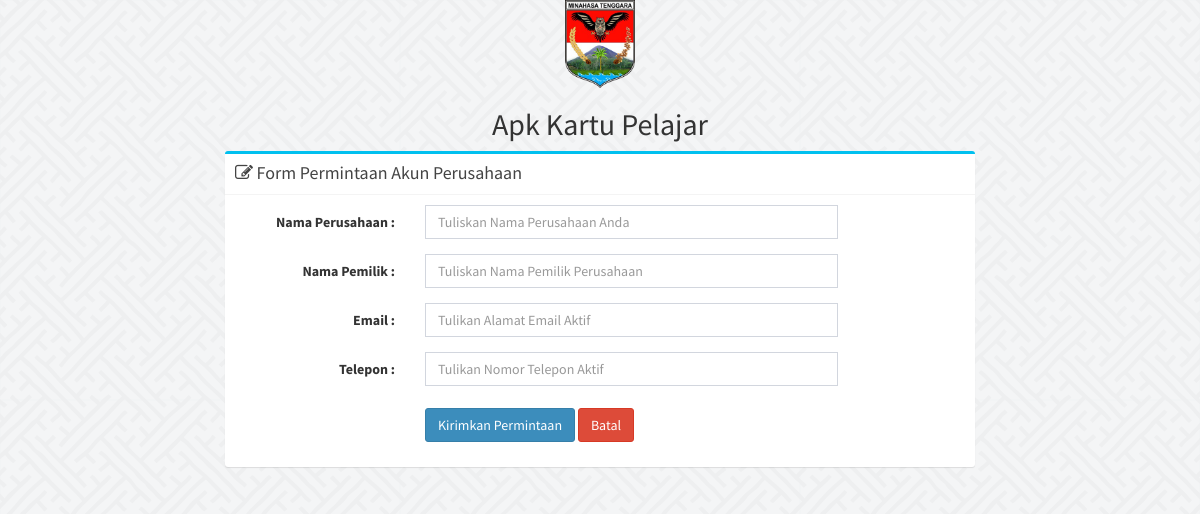
/register.php, run on the app's committed database.
### tables this page shows
CREATE TABLE IF NOT EXISTS `identitas` (
`id` int(11) NOT NULL,
  `gambar` varchar(225) NOT NULL,
  `title` varchar(225) NOT NULL,
  `sekolah` varchar(225) NOT NULL,
  `kepsek` varchar(225) NOT NULL,
  `nip` varchar(225) NOT NULL,
  `jln` varchar(225) NOT NULL,
  `kel` varchar(225) NOT NULL,
  `kec` varchar(225) NOT NULL,
  `kab` varchar(225) NOT NULL,
  `prov` varchar(225) NOT NULL,
  `pos` varchar(225) NOT NULL,
  `telp` varchar(225) NOT NULL,
  `hp` varchar(225) NOT NULL,
  `email` varchar(225) NOT NULL,
  `web` varchar(225) NOT NULL
);

### register.php (the view, shortened to what this page needs)
<?php
  include "config/koneksi.php";
?>
<!DOCTYPE html>
<html>
  <head>
    <?php $r=mysqli_fetch_array(mysqli_query($koneksi, "SELECT * FROM identitas WHERE id = '1'")); ?>
    <link rel="stylesheet" href="bootstrap/css/bootstrap.min.css">
    <link rel="stylesheet" href="https://cdnjs.cloudflare.com/ajax/libs/font-awesome/4.5.0/css/font-awesome.min.css">
    <link rel="stylesheet" href="https://cdnjs.cloudflare.com/ajax/libs/ionicons/2.0.1/css/ionicons.min.css">
    <link rel="stylesheet" href="dist/css/AdminLTE.min.css">
    <link rel="stylesheet" href="plugins/iCheck/square/blue.css">
  </head>
  <body class="hold-transition login-page" style="background-image: url('img/bg1.png');">
  <div class="container">
    <div class="row">
      <div class="col-lg-8">
      <center><img src="img/<?php echo "$r[gambar]";?>" width="70px"><br><h2><?php echo "$r[title]";?></h2></center>
        <div class="box box-info">
            <div class="box-header with-border">
              <h3 class="box-title"><i class="fa fa-edit"></i> Form Permintaan Akun Perusahaan</h3>
            </div>
            <form class="form-horizontal" action="aksi-reg.php" method="post">
              <div class="box-body">
                <div class="form-group">
                  <label for="inputEmail3" class="col-sm-3 control-label">Nama Perusahaan :</label>
                  <div class="col-sm-7">
                    <input type="text" class="form-control" placeholder="Tuliskan Nama Perusahaan Anda" name="a" required="">
                  </div>
                </div>
                <div class="form-group">
                  <label for="inputEmail3" class="col-sm-3 control-label">Nama Pemilik :</label>
                  <div class="col-sm-7">
                    <input type="text" class="form-control" placeholder="Tuliskan Nama Pemilik Perusahaan" name="b" required="">
                  </div>
                </div>
                <div class="form-group">
                  <label for="inputEmail3" class="col-sm-3 control-label">Email :</label>
                  <div class="col-sm-7">
                    <input type="email" class="form-control" placeholder="Tulikan Alamat Email Aktif" name="c" required="">
                  </div>
                </div>
                <div class="form-group">
                  <label for="inputPassword3" class="col-sm-3 control-label">Telepon :</label>
                  <div class="col-sm-7">
                    <input type="number" class="form-control" placeholder="Tulikan Nomor Telepon Aktif" name="d" required>
                  </div>
                </div>
                <div class="form-group">
                  <div class="col-sm-offset-3 col-sm-7">
                    <div class="checkbox">
                      <button type="submit" name="submit" class="btn btn-primary">Kirimkan Permintaan</button>
                      <a href="index.php" type="button" class="btn btn-danger">Batal</a>
                    </div>
                  </div>
                </div>
              </div>
            </div>
        </div>
      </div>
    </div>
  </body>
</html>

### data on the page
identitas: gambar (picture), title "Apk Kartu Pelajar"
